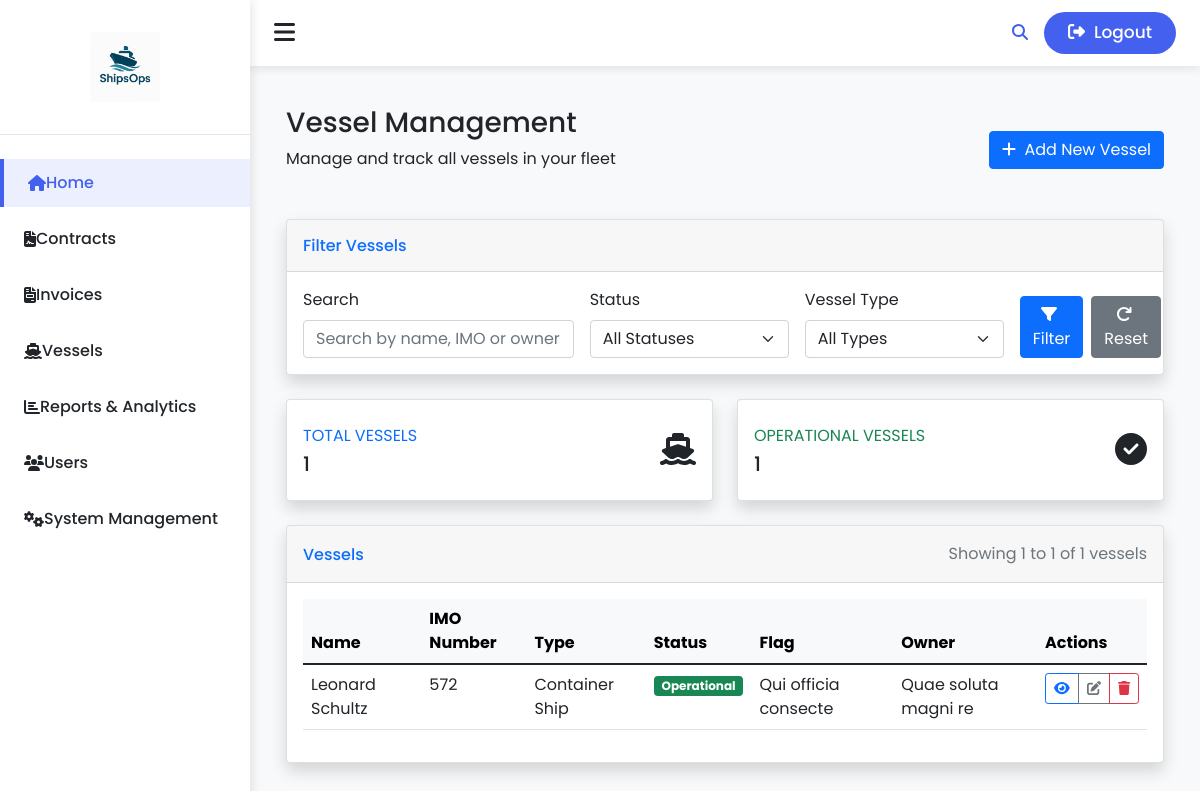
The app's page /vessel/ (signed in), older data.
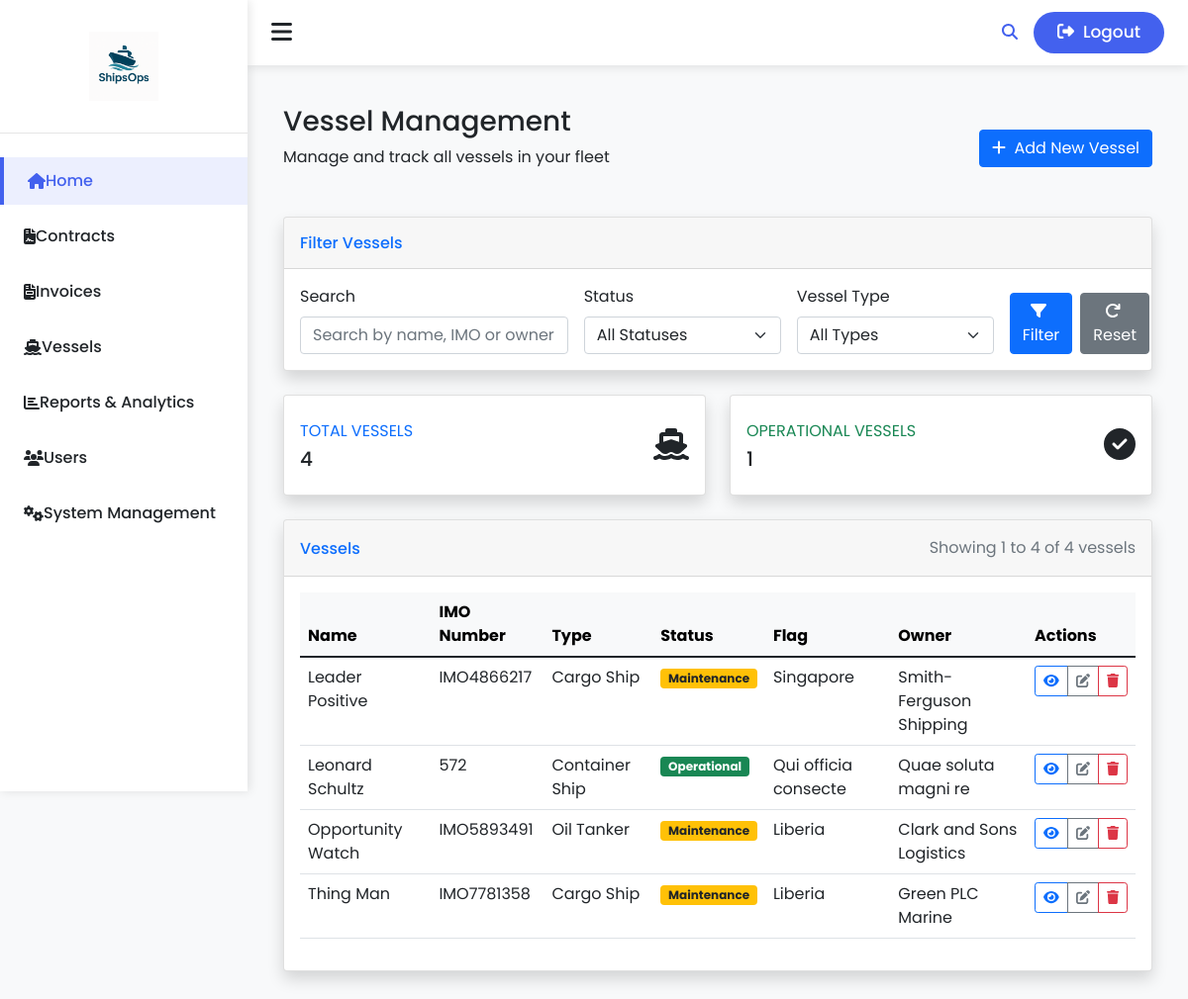
The same page, newer data.
### ShipOps/models.py (models this page shows, shortened)
class Vessel(models.Model):
    name = models.CharField(max_length=100)
    imo_number = models.CharField(max_length=20, unique=True, verbose_name="IMO Number")
    vessel_type = models.CharField(max_length=50)
    built_year = models.IntegerField(null=True, blank=True)
    flag = models.CharField(max_length=50, blank=True)
    gross_tonnage = models.DecimalField(max_digits=10, decimal_places=2, null=True, blank=True)
    net_tonnage = models.DecimalField(max_digits=10, decimal_places=2, null=True, blank=True)
    length_overall = models.DecimalField(max_digits=8, decimal_places=2, null=True, blank=True, verbose_name="Length Overall (m)")
    breadth = models.DecimalField(max_digits=8, decimal_places=2, null=True, blank=True)
    draft = models.DecimalField(max_digits=8, decimal_places=2, null=True, blank=True)
    status = models.CharField(max_length=20, choices=[
        ('operational', 'Operational'),
        ('maintenance', 'Under Maintenance'),
        ('repair', 'Under Repair'),
        ('docked', 'Docked'),
        ('unavailable', 'Unavailable')
    ], default='operational')
    owner = models.CharField(max_length=100, blank=True)
    operator = models.CharField(max_length=100, blank=True)
    created_at = models.DateTimeField(auto_now_add=True)
    updated_at = models.DateTimeField(auto_now=True)
    class Meta:
        ordering = ['name']
        verbose_name = 'Vessel'
        verbose_name_plural = 'Vessels'

### ShipOps/views.py (the view)
# urls.py: path('vessel/', vessel_list, name='vessel_list'),
@login_required
def vessel_list(request):
    vessels = Vessel.objects.all()
    search_query = request.GET.get('search', '')
    status_filter = request.GET.get('status', '')
    type_filter = request.GET.get('type', '')
    if search_query:
        vessels = vessels.filter(
            Q(name__icontains=search_query) |
            Q(imo_number__icontains=search_query) |
            Q(owner__icontains=search_query)
        )
    if status_filter:
        vessels = vessels.filter(status=status_filter)
    if type_filter:
        vessels = vessels.filter(vessel_type=type_filter)
    paginator = Paginator(vessels, 10)  # Show 10 vessels per page
    page = request.GET.get('page')
    try:
        vessels_page = paginator.page(page)
    except PageNotAnInteger:
        vessels_page = paginator.page(1)
    except EmptyPage:
        vessels_page = paginator.page(paginator.num_pages)
    vessel_types = Vessel.objects.values_list('vessel_type', flat=True).distinct()
    vessel_statuses = [choice[0] for choice in Vessel._meta.get_field('status').choices]
    context = {
        'vessels': vessels_page,
        'search_query': search_query,
        'status_filter': status_filter,
        'type_filter': type_filter,
        'vessel_types': vessel_types,
        'vessel_statuses': vessel_statuses,
        'total_vessels': Vessel.objects.count(),
        'operational_count': Vessel.objects.filter(status='operational').count(),
    }
    return render(request, 'ShipOps/vessel_list.html', context)

### templates/ShipOps/vessel_list.html (shortened to what this page needs)
{% extends "base.html" %}
{% load static %}
{% block content %}
<div class="container-fluid">
  <div class="d-flex justify-content-between align-items-center mb-4">
    <div>
      <h1 class="h3 mb-2 text-gray-800">Vessel Management</h1>
      <p class="mb-4">Manage and track all vessels in your fleet</p>
    </div>
    <div>
      <a href="{% url 'vessel_create' %}" class="btn btn-primary">
        <i class="fas fa-plus me-1"></i> Add New Vessel
      </a>
    </div>
  </div>
  <div class="card shadow mb-4">
    <div class="card-header py-3">
      <h6 class="m-0 font-weight-bold text-primary">Filter Vessels</h6>
    </div>
    <div class="card-body">
      <form id="vessel-filter-form" method="GET" action="{% url 'vessel_list' %}">
        <div class="row g-3 align-items-end">
          <div class="col-md-4">
            <label for="search" class="form-label">Search</label>
            <input type="text" class="form-control" id="search" name="search" placeholder="Search by name, IMO or owner" value="{{ search_query }}">
          </div>
          <div class="col-md-3">
            <label for="status" class="form-label">Status</label>
            <select class="form-select" id="status" name="status">
              <option value="">All Statuses</option>
            </select>
          </div>
          <div class="col-md-3">
            <label for="type" class="form-label">Vessel Type</label>
            <select class="form-select" id="type" name="type">
              <option value="">All Types</option>
            </select>
          </div>
          <div class="col-md-2 d-flex gap-2">
            <button type="submit" class="btn btn-primary w-100">
              <i class="fas fa-filter me-1"></i> Filter
            </button>
            <a href="{% url 'vessel_list' %}" class="btn btn-secondary w-100">
              <i class="fas fa-redo me-1"></i> Reset
            </a>
          </div>
        </div>
      </form>
    </div>
  </div>
  <div class="row mb-4">
    <div class="col-md-6">
      <div class="card border-left-primary shadow h-100 py-2">
        <div class="card-body">
          <div class="row no-gutters align-items-center">
            <div class="col mr-2">
              <div class="text-xs font-weight-bold text-primary text-uppercase mb-1">Total Vessels</div>
              <div class="h5 mb-0 font-weight-bold text-gray-800">{{ total_vessels }}</div>
            </div>
            <div class="col-auto">
              <i class="fas fa-ship fa-2x text-gray-300"></i>
            </div>
          </div>
        </div>
      </div>
    </div>
    <div class="col-md-6">
      <div class="card border-left-success shadow h-100 py-2">
        <div class="card-body">
          <div class="row no-gutters align-items-center">
            <div class="col mr-2">
              <div class="text-xs font-weight-bold text-success text-uppercase mb-1">Operational Vessels</div>
              <div class="h5 mb-0 font-weight-bold text-gray-800">{{ operational_count }}</div>
            </div>
            <div class="col-auto">
              <i class="fas fa-check-circle fa-2x text-gray-300"></i>
            </div>
          </div>
        </div>
      </div>
    </div>
  </div>
  <div class="card shadow mb-4">
    <div class="card-header py-3 d-flex justify-content-between align-items-center">
      <h6 class="m-0 font-weight-bold text-primary">Vessels</h6>
      <div>
        <span class="text-muted">Showing {{ vessels.start_index }} to {{ vessels.end_index }} of {{ vessels.paginator.count }} vessels</span>
      </div>
    </div>
    <div class="card-body">
      <div class="table-responsive">
        <table class="table table-hover border-bottom">
          <thead class="table-light">
            <tr>
              <th>Name</th>
              <th>IMO Number</th>
              <th>Type</th>
              <th>Status</th>
              <th>Flag</th>
              <th>Owner</th>
              <th>Actions</th>
            </tr>
          </thead>
          <tbody>
            {% for vessel in vessels %}
            <tr>
              <td>{{ vessel.name }}</td>
              <td>{{ vessel.imo_number }}</td>
              <td>{{ vessel.vessel_type }}</td>
              <td>
                {% if vessel.status == 'operational' %}
                <span class="badge bg-success text-white">Operational</span>
                {% elif vessel.status == 'maintenance' %}
                <span class="badge bg-warning text-dark">Maintenance</span>
                {% elif vessel.status == 'repair' %}
                <span class="badge bg-info text-white">Repair</span>
                {% elif vessel.status == 'docked' %}
                <span class="badge bg-secondary text-white">Docked</span>
                {% else %}
                <span class="badge bg-danger text-white">Unavailable</span>
                {% endif %}
              </td>
              <td>{{ vessel.flag|default:"-" }}</td>
              <td>{{ vessel.owner|default:"-" }}</td>
              <td>
                <div class="btn-group">
                  <a href="{% url 'vessel_detail' vessel.id %}" class="btn btn-sm btn-outline-primary">
                    <i class="fas fa-eye"></i>
                  </a>
                  <a href="{% url 'vessel_edit' vessel.id %}" class="btn btn-sm btn-outline-secondary">
                    <i class="fas fa-edit"></i>
                  </a>
                  <button type="button" class="btn btn-sm btn-outline-danger" data-bs-toggle="modal" data-bs-target="#deleteModal{{ vessel.id }}">
                    <i class="fas fa-trash"></i>
                  </button>
                </div>
              </td>
            </tr>
            {% empty %}
            <tr>
              <td colspan="7" class="text-center py-4">No vessels found. <a href="{% url 'vessel_create' %}">Add your first vessel</a></td>
            </tr>
            {% endfor %}
          </tbody>
        </table>
      </div>
    </div>
  </div>
</div>
{% endblock %}

### templates/base.html (shortened to what this page needs)
{% load static %}
<!DOCTYPE html>
<html lang="en">
<head>
  <link rel="stylesheet" href="{% static 'css/bootstrap.min.css' %}" />
  <link rel="stylesheet" href="{% static 'css/all.min.css' %}" />
  <link rel="stylesheet" href="{% static 'css/style.css' %}" />
</head>
<body onload="hideflashes()">
  <div class="sidebar">
    <div class="sidebar-header">
      <a class="sidebar-brand" href="/">
        <img src="{% static 'imgs/1.png' %}" alt="logo" />
      </a>
    </div>
    <ul class="nav-menu list-unstyled">
      <li class="nav-item">
        <a class="nav-link active" href="{% url 'home' %}">
          <i class="fas fa-home"></i>
          <span>Home</span>
        </a>
      </li>
      <li class="nav-item">
        <a class="nav-link" href="{% url 'contract_list' %}">
          <i class="fas fa-file-contract"></i>
          <span>Contracts</span>
        </a>
      </li>
      <li class="nav-item">
        <a class="nav-link" href="{% url 'invoice_list' %}">
          <i class="fas fa-file-invoice"></i>
          <span>Invoices</span>
        </a>
      </li>
      <li class="nav-item">
        <a class="nav-link" href="{% url 'vessel_list' %}">
          <i class="fas fa-ship"></i>
          <span>Vessels</span>
        </a>
      </li>
      <li class="nav-item">
        <a class="nav-link" href="{% url 'report-list' %}">
          <i class="fas fa-chart-bar"></i>
          <span>Reports & Analytics</span>
        </a>
      </li>
      <li class="nav-item">
        <a class="nav-link" href="{% url 'user_list' %}">
          <i class="fas fa-users"></i>
          <span>Users</span>
        </a>
      </li>
      <li class="nav-item">
        <a class="nav-link" href="{% url 'invoice_list' %}">
          <i class="fas fa-cogs"></i>
          <span>System Management</span>
        </a>
      </li>
    </ul>
  </div>
  <div class="main-content">
    <div class="top-bar">
      <div class="toggle-sidebar" onclick="toggleSidebar()">
        <i class="fas fa-bars"></i>
      </div>
      <div class="d-flex align-items-center">
        <div class="search-icon me-3">
          <i class="fa-solid fa-magnifying-glass"></i>
        </div>
        {% if user.is_authenticated %}
          <a class="btn main-btn rounded-pill" href="{% url 'logout' %}">
            <i class="fas fa-sign-out-alt me-1"></i> Logout
          </a>
        {% else %}
          <a class="btn main-btn rounded-pill" href="{% url 'login' %}">
            <i class="fas fa-sign-in-alt me-1"></i> Login
          </a>
        {% endif %}
      </div>
    </div>
    <div class="px-4 pt-3" id="messages-container">
    </div>
    <main class="py-4 px-4">
      {% block content %}{% endblock content %}
    </main>
  </div>
</body>
</html>

### static/css/style.css (style rules this page uses)
:root { --dark-color: #000; --blue-color: #8cd0e3; --pink-color: #e78eca; --section-color: #fff; }
body { font-family: "Cairo", sans-serif; }
.main-btn { background-color: var(--pink-color); color: var(--section-color); padding: 0.5rem 1rem; font-size: 17px; }

### templates/base.html (style rules this page uses)
:root { --primary-color: #4361ee; --secondary-color: #3f37c9; --accent-color: #f72585; --light-color: #f8f9fa; --dark-color: #212529; --sidebar-width: 250px; }
body { font-family: 'Poppins', sans-serif; background-color: #f8f9fa; display: flex; min-height: 100vh; }
.sidebar { width: var(--sidebar-width); background-color: white; box-shadow: 2px 0 10px rgba(0, 0, 0, 0.1); position: fixed; height: 100vh; left: 0; top: 0; overflow-y: auto; z-index: 1000; transition: all 0.3s; }
.sidebar-header { padding: 2rem 1rem; border-bottom: 1px solid rgba(0,0,0,0.1); text-align: center; }
.sidebar-brand img { height: 70px; display: block; margin: 0 auto; }
.nav-menu { padding: 1rem 0; }
.nav-item { margin: 0.5rem 0; }
.nav-link { color: var(--dark-color); font-weight: 500; transition: all 0.3s ease; padding: 0.75rem 1.5rem !important; border-radius: 0; display: flex; align-items: center; }
.nav-link:hover, .nav-link.active { color: var(--primary-color); background-color: rgba(67, 97, 238, 0.1); border-left: 4px solid var(--primary-color); }
.main-content { flex: 1; margin-left: var(--sidebar-width); width: calc(100% - var(--sidebar-width)); transition: all 0.3s; }
.top-bar { background-color: white; box-shadow: 0 2px 10px rgba(0, 0, 0, 0.1); padding: 0.75rem 1.5rem; display: flex; justify-content: space-between; align-items: center; }
.main-btn { background-color: var(--primary-color); color: white; border: none; padding: 0.5rem 1.5rem; font-weight: 500; transition: all 0.3s ease; }
.search-icon { color: var(--primary-color); cursor: pointer; transition: all 0.3s ease; }
.toggle-sidebar { cursor: pointer; font-size: 1.5rem; color: var(--dark-color); }

Row changes from the older to the newer data that the page shows:
added Vessel: name "Leader Positive", imo_number "IMO4866217", vessel_type "Cargo Ship", status "Maintenance", flag "Singapore", owner "Smith-Ferguson Shipping"
added Vessel: name "Opportunity Watch", imo_number "IMO5893491", vessel_type "Oil Tanker", status "Maintenance", flag "Liberia", owner "Clark and Sons Logistics"
added Vessel: name "Thing Man", imo_number "IMO7781358", vessel_type "Cargo Ship", status "Maintenance", flag "Liberia", owner "Green PLC Marine"
Text that changed along with them:
{{ total_vessels }}: "1" → "4"
{{ vessels.end_index }}: "1" → "4"
{{ vessels.paginator.count }}: "1" → "4"
